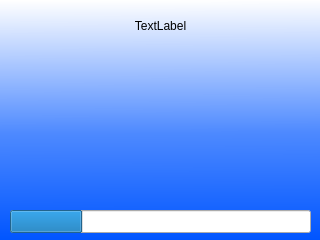
<?xml version="1.0" encoding="UTF-8"?>
<ui version="4.0">
 <class>SplashScreen</class>
 <widget class="QWidget" name="SplashScreen">
  <property name="windowModality">
   <enum>Qt::ApplicationModal</enum>
  </property>
  <property name="geometry">
   <rect>
    <x>0</x>
    <y>0</y>
    <width>320</width>
    <height>240</height>
   </rect>
  </property>
  <property name="sizePolicy">
   <sizepolicy hsizetype="Preferred" vsizetype="Preferred">
    <horstretch>0</horstretch>
    <verstretch>0</verstretch>
   </sizepolicy>
  </property>
  <property name="windowTitle">
   <string>Form</string>
  </property>
  <property name="styleSheet">
   <string notr="true">background: url(:/splash/resources/logolixium.png) center center no-repeat;
background-color: qlineargradient(spread:pad, x1:0.483, y1:1, x2:0.478, y2:0, stop:0 rgba(0, 85, 255, 255), stop:0.443182 rgba(77, 137, 255, 255), stop:1 rgba(255, 255, 255, 255));</string>
  </property>
  <widget class="QLabel" name="statusLabel">
   <property name="geometry">
    <rect>
     <x>10</x>
     <y>10</y>
     <width>301</width>
     <height>31</height>
    </rect>
   </property>
   <property name="styleSheet">
    <string notr="true">background: none;
image: none;
</string>
   </property>
   <property name="text">
    <string>TextLabel</string>
   </property>
   <property name="alignment">
    <set>Qt::AlignCenter</set>
   </property>
  </widget>
  <widget class="QProgressBar" name="progressBar">
   <property name="geometry">
    <rect>
     <x>10</x>
     <y>210</y>
     <width>301</width>
     <height>23</height>
    </rect>
   </property>
   <property name="styleSheet">
    <string notr="true">background: none;
image: none;</string>
   </property>
   <property name="value">
    <number>24</number>
   </property>
   <property name="textVisible">
    <bool>false</bool>
   </property>
  </widget>
 </widget>
 <resources/>
 <connections/>
</ui>
